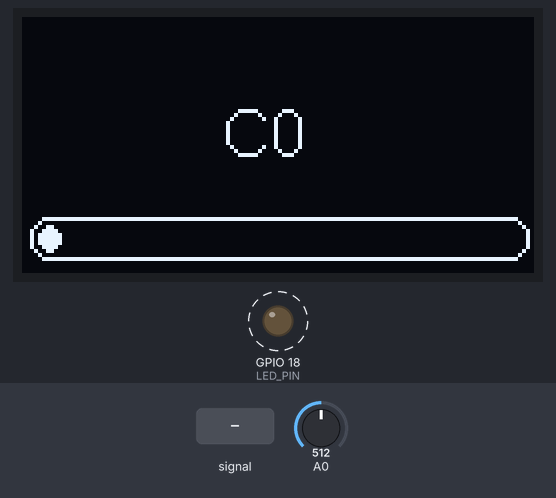
Recording of a sketch running on a simulated ESP8266 (NodeMCU). On the bench: 128×64 one-colour display, output pins drawn as LEDs (lit = HIGH). Dashed ring = blinking. Inputs (shaded band) come from the test bench; at power-on: A0 = 512.

Above: at 1.2 s.
1.3 s: A0 fed a 2 Hz sine of ±306 counts around its level
At 2.01 s:
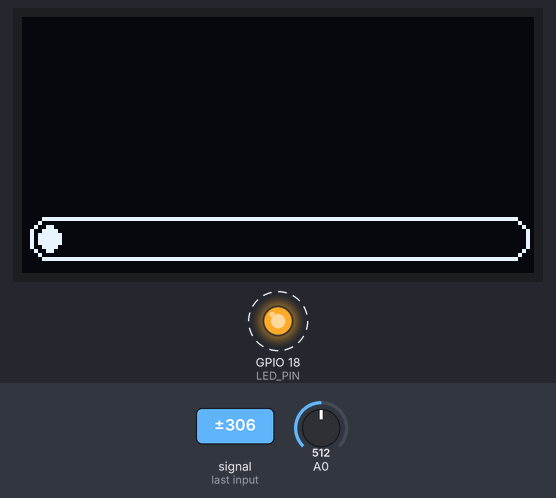
3.7 s: A0 fed a 1000 Hz sine of ±255 counts around its level
At 5.4 s:
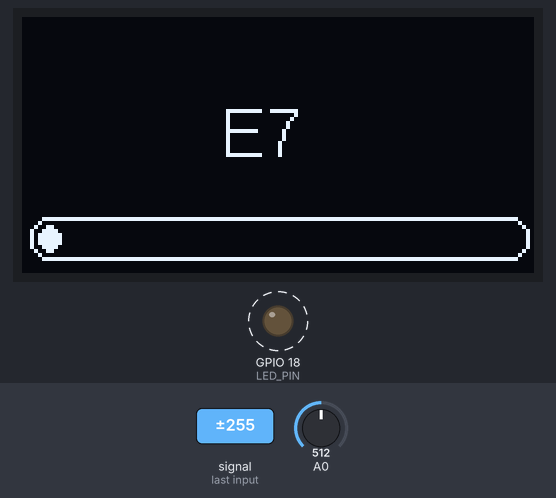
6.7 s: A0 fed a 50 Hz sine of ±306 counts around its level
At 8.2 s:
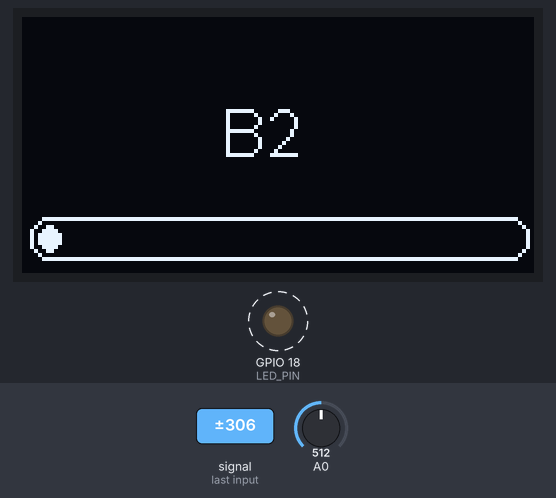
9.7 s: A0 set to 716
At 11.34 s:
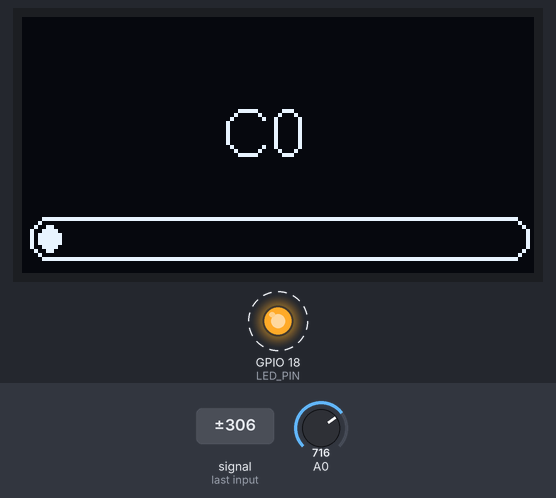
Timing chart, 0 to 13.7 s (numbered marks = the images above; inputs shaded):
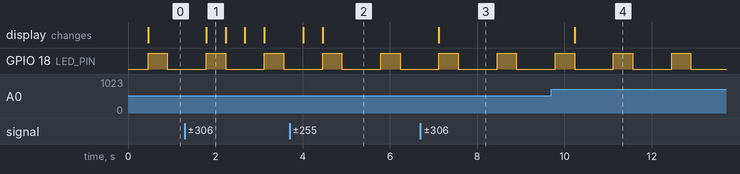

Measured:
- after the input at 1.3 s, the display: changes after 0.49 s (image 1)
- after the input at 3.7 s, the display: first differs from a run without the input after 0.76 s (image 2)
- after the input at 6.7 s, the display: changes after 0.42 s (image 3)
- after the input at 9.7 s, the display: changes after 0.53 s (image 4)
- by itself, GPIO 18 (LED_PIN): alternates HIGH for 0.44 s and LOW for 0.89 s
- what the display in image 1 shows lasts 0.4 s, from 1.8 s to 2.2 s

The sketch:

main.ino
```cpp
#include "./tones.h"
#include "SSD1306Wire.h"
#include "arduinoFFT.h"

#define MICROPHONE_INPUT_PIN 15
#define LED_PIN 18
#define I2C_SDA 21
#define I2C_SCL 22

#define SAMPLES 512
#define SAMPLING_FREQUENCY 40000 // Hz
#define TONES_BATCH_SIZE 5
#define TONES_BATCH_MINIMUM 4
#define TONES_BATCH_TOLERANCE 0
#define SONG_TOLERANCE 1
#define SONG_TONE_WAIT 2200 // ms
#define LED_ON_TIME 200     // ms
#define LED_OFF_TIME 800    // ms

// Ovcaci
// #define SONG_LENGTH 19
// int song[SONG_LENGTH] = {C5, E5, G5, C5, E5, G5, E5, D5, E5, F5, D5, E5, D5, E5, F5, D5, E5, D5, C5};
// Kocka leze dirou
#define SONG_LENGTH 17
int song[SONG_LENGTH] = {C5, D5, E5, F5, G5, A5, G5, A5, G5, F5, E5, D5, G5, F5, E5, D5, C5};
// Bezela ovecka
// #define SONG_LENGTH 13
// int song[SONG_LENGTH] = {G5, A5, B5, C5, B5, A5, B5, A5, G5, A5, B5, A5, G5};

int songProgress = 0;
unsigned int relativeProgress = 0;
unsigned long nextToneDeadline = 0;

unsigned int sampling_period_us;
unsigned long newTime, oldTime;

double vReal[SAMPLES];
double vImg[SAMPLES];

char toneString[4] = {0, 0, 0, 0};
int tonesBatch[TONES_BATCH_SIZE];

int ledStatus = 0;
int nextLedChange = 0;

arduinoFFT FFT = arduinoFFT();
SSD1306Wire display(0x3c, I2C_SDA, I2C_SCL);

void setup() {
  sampling_period_us = round(1000000 * (1.0 / SAMPLING_FREQUENCY));
  pinMode(LED_PIN, OUTPUT);
  display.init();
  display.flipScreenVertically();
  display.setFont(ArialMT_Plain_16);
}

void loop() {
  if (songProgress >= SONG_LENGTH) {
    digitalWrite(LED_PIN, LOW);
    for (int i = 0; i < 5; i++) {
      display.clear();
      display.display();
      delay(400);
      display.fillRect(0, 0, 128, 64);
      display.display();
      delay(200);
    }
    display.clear();
    display.display();
    delay(999999999);
  } else {
    digitalWrite(LED_PIN, ledStatus);
    for (int actToneIdx = 0; actToneIdx < TONES_BATCH_SIZE; actToneIdx++) {
      for (int i = 0; i < SAMPLES; i++) {
        newTime = micros() - oldTime;
        oldTime = newTime;
        vReal[i] = analogRead(MICROPHONE_INPUT_PIN);
        vImg[i] = 0;
        while (micros() < (newTime + sampling_period_us)) {
        }
      }
      FFT.Windowing(vReal, SAMPLES, FFT_WIN_TYP_HAMMING, FFT_FORWARD);
      FFT.Compute(vReal, vImg, SAMPLES, FFT_FORWARD);
      FFT.ComplexToMagnitude(vReal, vImg, SAMPLES);
      double freq = FFT.MajorPeak(vReal, SAMPLES, SAMPLING_FREQUENCY) / 2.0;

      tonesBatch[actToneIdx] = freqToTone(freq);
    }
    int tone = selectToneFromBatch();
    if (tone >= 0) {
      toneToString(tone, toneString);
      if (nextToneDeadline < millis()) {
        songProgress = 0;
        relativeProgress = 0;
      }
      if (abs(tone - song[songProgress]) <= SONG_TOLERANCE) {
        songProgress++;
        relativeProgress = (uint)(100.0f * ((float)songProgress) / (SONG_LENGTH));
        nextToneDeadline = millis() + SONG_TONE_WAIT;
      }
    } else {
      toneString[0] = 0;
    }
    updateLED();
    redrawDisplay();
  }
}

int abs(int x) {
  return x < 0 ? -x : x;
}

int selectToneFromBatch() {
  for (int i = 0; i < TONES_BATCH_SIZE; i++) {
    int actCount = 0;
    for (int j = 0; j < TONES_BATCH_SIZE; j++) {
      if (abs(tonesBatch[i] - tonesBatch[j]) <= TONES_BATCH_TOLERANCE)
        actCount++;
    }
    if (actCount >= TONES_BATCH_MINIMUM)
      return tonesBatch[i];
  }
  return -1;
}

void updateLED() {
  if (millis() >= nextLedChange) {
    if (ledStatus == LOW) {
      ledStatus = HIGH;
      nextLedChange = millis() + LED_ON_TIME;
    } else {
      ledStatus = LOW;
      nextLedChange = millis() + LED_OFF_TIME;
    }
  }
}

void redrawDisplay() {
  display.clear();
  display.drawString(50, 20, toneString);
  display.drawProgressBar(2, 50, 124, 10, relativeProgress);
  display.display();
}
```

tones.cpp
```cpp
#include <stdio.h>

#define TONES 120

double tones[] = {
    16.35, 17.32, 18.35, 19.45, 20.6, 21.38, 23.12, 24.5, 25.96, 27.5, 29.14, 30.87,                                 // C0 - B0
    32.7, 34.65, 36.71, 38.89, 41.2, 43.65, 46.25, 49.0, 51.91, 55.0, 58.27, 61.74,                                  // C1 - B1
    65.41, 69.3, 73.42, 77.78, 82.41, 87.31, 92.5, 98.0, 103.86, 110.0, 116.54, 123.47,                              // C2 - B2
    130.81, 138.59, 146.83, 155.56, 164.81, 174.61, 185.0, 196.0, 207.65, 220.0, 233.08, 246.94,                     // C3 - B3
    261.63, 277.18, 293.66, 313.13, 329.63, 349.23, 369.99, 392.0, 415.3, 440.0, 466.16, 493.88,                     // C4 - B4
    523.25, 554.37, 587.33, 622.25, 659.25, 698.46, 739.99, 783.99, 830.61, 880.0, 932.33, 987.77,                   // C5 - B5
    1046.5, 1108.73, 1174.66, 1244.51, 1318.51, 1396.91, 1479.98, 1567.98, 1661.22, 1760.0, 1864.66, 1975.53,        // C6 - B6
    2093.0, 2217.46, 2349.32, 2489.02, 2637.02, 2793.83, 2959.96, 3135.96, 3322.44, 3520.0, 3729.32, 3951.07,        // C7 - B7
    4186.01, 4434.92, 4698.63, 4970.03, 5274.04, 5587.65, 5919.91, 6271.93, 6644, 88, 7040.0, 7458.62, 7902.13,      // C8 - B8
    8372.02, 8868.84, 9397.27, 9956.06, 10548.08, 11175.3, 11839.82, 12543.86, 13289.75, 14080.0, 14917.24, 15804.26 // C9 - B9
};

char tonePrefixes[] = {'C', 'C', 'D', 'D', 'E', 'F', 'F', 'G', 'G', 'A', 'A', 'B'};
char toneSuffixes[] = {'\0', '#', '\0', '#', '\0', '\0', '#', '\0', '#', '\0', '#', '\0'};

double toneToFreq(int tone) {
  return tones[tone];
}

int freqToTone(double freq) {
  double bestDist = 999999;
  for (int res = 0; res < TONES; res++) {
    double dist = freq < tones[res] ? tones[res] - freq : freq - tones[res];
    if (dist < bestDist)
      bestDist = dist;
    else
      return res - 1;
  }
  return TONES - 1;
}

int toneToString(int tone, char *res) {
  return sprintf(res, "%c%d%c", tonePrefixes[tone % 12], tone / 12, toneSuffixes[tone % 12]);
}
```

tones.h
```cpp
#define C0 0
#define C0x 1
#define D0 2
#define D0x 3
#define E0 4
#define F0 5
#define F0x 6
#define G0 7
#define G0x 8
#define A0 9
#define A0x 10
#define B0 11

#define C1 12
#define C1x 13
#define D1 14
#define D1x 15
#define E1 16
#define F1 17
#define F1x 18
#define G1 19
#define G1x 20
#define A1 21
#define A1x 22
#define B1 23

#define C2 24
#define C2x 25
#define D2 26
#define D2x 27
#define E2 28
#define F2 29
#define F2x 30
#define G2 31
#define G2x 32
#define A2 33
#define A2x 34
#define B2 35

#define C3 36
#define C3x 37
#define D3 38
#define D3x 39
#define E3 40
#define F3 41
#define F3x 42
#define G3 43
#define G3x 44
#define A3 45
#define A3x 46
#define B3 47

#define C4 48
#define C4x 49
#define D4 50
#define D4x 51
#define E4 52
#define F4 53
#define F4x 54
#define G4 55
#define G4x 56
#define A4 57
#define A4x 58
#define B4 59

#define C5 60
#define C5x 61
#define D5 62
#define D5x 63
#define E5 64
#define F5 65
#define F5x 66
#define G5 67
#define G5x 68
#define A5 69
#define A5x 70
#define B5 71

#define C6 72
#define C6x 73
#define D6 74
#define D6x 75
#define E6 76
#define F6 77
#define F6x 78
#define G6 79
#define G6x 80
#define A6 81
#define A6x 82
#define B6 83

#define C7 84
#define C7x 85
#define D7 86
#define D7x 87
#define E7 88
#define F7 89
#define F7x 90
#define G7 91
#define G7x 92
#define A7 93
#define A7x 94
#define B7 95

#define C8 96
#define C8x 97
#define D8 98
#define D8x 99
#define E8 100
#define F8 101
#define F8x 102
#define G8 103
#define G8x 104
#define A8 105
#define A8x 106
#define B8 107

#define C9 108
#define C9x 109
#define D9 110
#define D9x 111
#define E9 112
#define F9 113
#define F9x 114
#define G9 115
#define G9x 116
#define A9 117
#define A9x 118
#define B9 119


double toneToFreq(int tone);
int freqToTone(double freq);
int toneToString(int tone, char* str);
```
